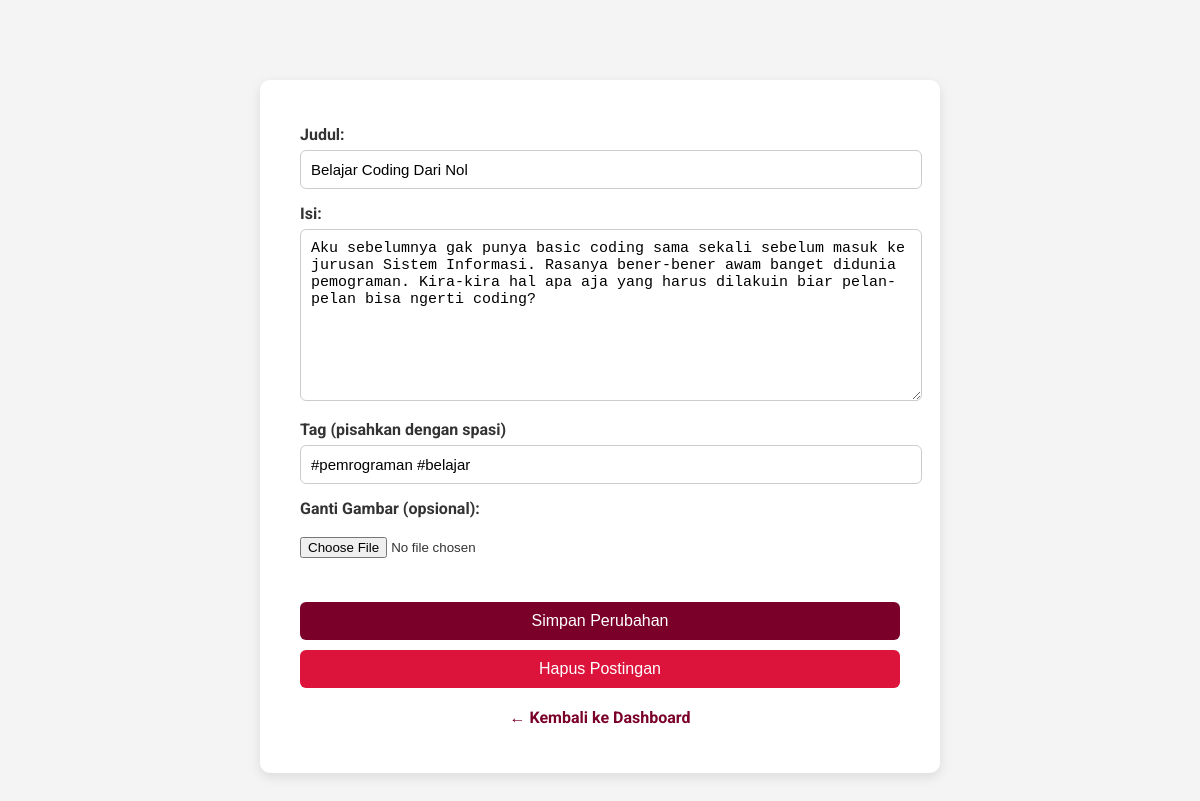
The app's page /edit_post.php?id=5 (signed in) with its own data.
### tables this page shows
CREATE TABLE `questions` (
  `id` int(11) NOT NULL,
  `user_id` int(11) NOT NULL,
  `title` varchar(255) NOT NULL,
  `description` text NOT NULL,
  `created_at` datetime DEFAULT current_timestamp(),
  `tags` varchar(255) NOT NULL,
  `upvotes` int(11) DEFAULT 0,
  `image` varchar(255) DEFAULT NULL
);

### edit_post.php (the view, shortened to what this page needs)
<?php
include 'koneksi.php';
$post_id = intval($_GET['id']);
$user_id = $_SESSION['id'];
$stmt = $conn->prepare("SELECT title, description, tags, image FROM questions WHERE id = ? AND user_id = ?");
$stmt->bind_param("ii", $post_id, $user_id);
$stmt->execute();
$result = $stmt->get_result();
$post = $result->fetch_assoc();
?>
<!DOCTYPE html>
<html lang="id">
<head>
</head>
<body>
  <div class="container">
    <form action="proses_edit_post.php" method="post" enctype="multipart/form-data">
    <label for="judul">Judul:</label>
    <input type="text" name="judul" id="judul" value="<?= htmlspecialchars($post['title']) ?>" required>
    <label for="isi">Isi:</label>
    <textarea name="isi" id="isi" rows="6" required><?= htmlspecialchars($post['description']) ?></textarea>
    <label for="tags">Tag (pisahkan dengan spasi)</label>
    <input type="text" name="tags" id="tags" value="<?= htmlspecialchars($post['tags']); ?>" placeholder>
    <label for="gambar">Ganti Gambar (opsional):</label><br>
    <input type="file" name="gambar" id="gambar" accept="image/*"><br><br>
    <button type="submit">Simpan Perubahan</button>
    </form>
      <form action="hapus_post.php" method="POST" onsubmit="return confirm('Yakin ingin menghapus postingan ini?');">
      <button type="submit" name="hapus" style="background-color: crimson; color: white; margin-top: 10px;">Hapus Postingan</button>
    </form>
    <p><a href="dashboard.php">← Kembali ke Dashboard</a></p>
  </div>
</body>
</html>

### edit_post.php (style rules this page uses)
body { margin: 0; font-family: 'Roboto', sans-serif; background-color: #f4f4f4; color: #333; }
.container { max-width: 600px; margin: 80px auto; background-color: #fff; padding: 30px 40px; border-radius: 10px; box-shadow: 0 4px 12px rgba(0, 0, 0, 0.1); }
label { display: block; margin-top: 15px; font-weight: bold; }
input[type="text"], textarea { width: 100%; padding: 10px; margin-top: 6px; border: 1px solid #ccc; border-radius: 6px; font-size: 15px; }
textarea { resize: vertical; min-height: 150px; }
button[type="submit"] { margin-top: 25px; padding: 10px 20px; background-color: #7a0029; color: #fff; border: none; border-radius: 6px; font-size: 16px; cursor: pointer; width: 100%; transition: background-color 0.3s ease; }
p { text-align: center; margin-top: 20px; }
a { text-decoration: none; color: #7a0029; font-weight: bold; }

### records on screen
questions: judul "Belajar Coding Dari Nol", isi "Aku sebelumnya gak punya basic coding sama sekali sebelum masuk ke jurusan Sistem Informasi. Rasanya bener-bener awam banget didunia pemograman. Kira-kira hal apa aja yang harus dilakuin biar pelan-pelan bisa ngerti coding?", tags "#pemrograman #belajar"
